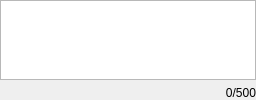
        <widget class="QWidget" name="boxOSK">
         <layout class="QVBoxLayout" name="boxOSKVerticalLayout">
          <property name="leftMargin">
           <number>0</number>
          </property>
          <property name="topMargin">
           <number>0</number>
          </property>
          <property name="rightMargin">
           <number>0</number>
          </property>
          <property name="bottomMargin">
           <number>0</number>
          </property>
          <property name="spacing">
           <number>0</number>
          </property>
          <item>
           <layout class="QGridLayout" name="gridBoxOSK">
            <property name="leftMargin">
             <number>0</number>
            </property>
            <property name="topMargin">
             <number>0</number>
            </property>
            <property name="rightMargin">
             <number>0</number>
            </property>
            <property name="bottomMargin">
             <number>0</number>
            </property>
            <property name="spacing">
             <number>6</number>
            </property>
            <item row="0" column="0">
             <widget class="QWidget" name="inputBoxOSK">
              <layout class="QVBoxLayout" name="verticalLayout_6">
               <property name="leftMargin">
                <number>0</number>
               </property>
               <property name="topMargin">
                <number>0</number>
               </property>
               <property name="rightMargin">
                <number>0</number>
               </property>
               <property name="bottomMargin">
                <number>0</number>
               </property>
               <property name="spacing">
                <number>0</number>
               </property>
               <item>
                <widget class="QTextEdit" name="text_edit_osk">
                 <property name="minimumSize">
                  <size>
                   <width>0</width>
                   <height>80</height>
                  </size>
                 </property>
                 <property name="maximumSize">
                  <size>
                   <width>16777215</width>
                   <height>80</height>
                  </size>
                 </property>
                 <property name="focusPolicy">
                  <enum>Qt::StrongFocus</enum>
                 </property>
                </widget>
               </item>
              </layout>
             </widget>
            </item>
            <item row="1" column="0">
             <widget class="QWidget" name="charactersBoxOSK">
              <layout class="QVBoxLayout" name="verticalLayout_4">
               <property name="leftMargin">
                <number>0</number>
               </property>
               <property name="topMargin">
                <number>0</number>
               </property>
               <property name="rightMargin">
                <number>0</number>
               </property>
               <property name="bottomMargin">
                <number>0</number>
               </property>
               <property name="spacing">
                <number>0</number>
               </property>
               <item>
                <widget class="QLabel" name="label_characters_box">
                 <property name="text">
                  <string notr="true">0/500</string>
                 </property>
                 <property name="alignment">
                  <set>Qt::AlignRight|Qt::AlignVCenter</set>
                 </property>
                </widget>
               </item>
              </layout>
             </widget>
            </item>
           </layout>
          </item>
         </layout>
        </widget>
